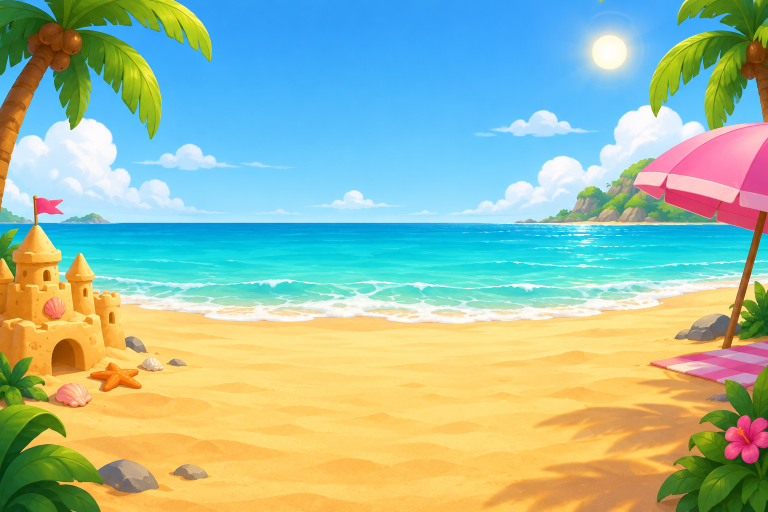
#> input picture assets/img/bg-beach.png, 1536 x 1024 px, given in place of pups-sheet.png, which was not available (shown at 1/2 size)
$ python sprites.py
#> lines starting #> are read from the running program, lines starting #| are printed output that depends on the picture; pictures that were not available may be replaced by others from this repository, and a replacement may not be noted
"""Cut the generated sheets into single sprites, and shrink all art for the web.

  python tools/sprites.py

Sheets (transparent PNG) in assets/img are split by finding the separate shapes in the alpha channel,
ordered in reading order (top row first, left to right). Output: WebP files in assets/sprites and assets/bg.
"""
import json
import sys
from pathlib import Path

from PIL import Image

ROOT = Path(__file__).resolve().parent.parent
IMG = ROOT / 'assets' / 'img'
SPR = ROOT / 'assets' / 'sprites'
BG = ROOT / 'assets' / 'bg'

SHEETS = {
    'pups-sheet': ['pup-pilpel', 'pup-dubi', 'pup-anani', 'pup-bloki', 'pup-gali', 'pup-lulu'],
    'pups-cheer': ['cheer-pilpel', 'cheer-dubi', 'cheer-anani', 'cheer-bloki', 'cheer-gali', 'cheer-lulu'],
    'vehicles': ['veh-pilpel', 'veh-dubi', 'veh-anani', 'veh-bloki', 'veh-gali', 'veh-lulu'],
    'items': ['item-bubble', 'item-crate', 'item-shell', 'item-apple', 'item-egg', 'item-balloon', 'item-fish', 'item-star', 'item-badge'],
}
SINGLE = {'captain': 'captain'}
BACKGROUNDS = ['bg-title', 'bg-map', 'bg-bridge', 'bg-harbor', 'bg-beach', 'bg-forest', 'bg-farm', 'bg-hill', 'bg-reef', 'bg-island']


def components(alpha, min_pixels):
    """Bounding boxes of the separate shapes in a mask (4-connected, on a 4x smaller grid for speed)."""
    small = alpha.resize((alpha.width // 4, alpha.height // 4))
    w, h = small.size
    px = small.load()
    seen = bytearray(w * h)
    boxes = []
    for y in range(h):
        for x in range(w):
            if seen[y * w + x] or px[x, y] < 40:
                continue
            stack = [(x, y)]
            seen[y * w + x] = 1
            x0 = x1 = x
            y0 = y1 = y
            n = 0
            while stack:
                cx, cy = stack.pop()
                n += 1
                x0, x1, y0, y1 = min(x0, cx), max(x1, cx), min(y0, cy), max(y1, cy)
                for nx, ny in ((cx + 1, cy), (cx - 1, cy), (cx, cy + 1), (cx, cy - 1)):
                    if 0 <= nx < w and 0 <= ny < h and not seen[ny * w + nx] and px[nx, ny] >= 40:
                        seen[ny * w + nx] = 1
                        stack.append((nx, ny))
            if n * 16 >= min_pixels:
                boxes.append([x0 * 4, y0 * 4, (x1 + 1) * 4, (y1 + 1) * 4, n])
    return boxes


def merge_close(boxes, gap=24):
    """Join shapes that are very close (a separate tail, a string, a shadow) into one box."""
    changed = True
    while changed:
        changed = False
        for i in range(len(boxes)):
            for j in range(i + 1, len(boxes)):
                a, b = boxes[i], boxes[j]
                if a[0] - gap < b[2] and b[0] - gap < a[2] and a[1] - gap < b[3] and b[1] - gap < a[3]:
                    boxes[i] = [min(a[0], b[0]), min(a[1], b[1]), max(a[2], b[2]), max(a[3], b[3]), a[4] + b[4]]
                    boxes.pop(j)
                    changed = True
                    break
            if changed:
                break
    return boxes


def grid_cells(alpha, rows, cols):
    """Cut lines at the emptiest column/row near each expected grid line (the sheets are grids)."""
    w, h = alpha.size
    px = alpha.load()
    col = [sum(px[x, y] for y in range(0, h, 4)) for x in range(w)]
    row = [sum(px[x, y] for x in range(0, w, 4)) for y in range(h)]

    def cuts(sums, n, size):
        out = [0]
        for k in range(1, n):
            c = size * k // n
            r = size // (n * 4)
            out.append(min(range(c - r, c + r), key=lambda i: sum(sums[max(0, i - 3):i + 4])))
        return out + [size]

    xs, ys = cuts(col, cols, w), cuts(row, rows, h)
    return [(xs[c], ys[r], xs[c + 1], ys[r + 1]) for r in range(rows) for c in range(cols)]


def reading_order(boxes, rows):
    boxes = sorted(boxes, key=lambda b: (b[1] + b[3]) / 2)
    per_row = len(boxes) // rows
    ordered = []
    for r in range(rows):
        row = boxes[r * per_row:(r + 1) * per_row]
        ordered += sorted(row, key=lambda b: (b[0] + b[2]) / 2)
    return ordered


def save_sprite(im, name, max_side=720):
    im = im.copy()
    im.thumbnail((max_side, max_side), Image.LANCZOS)
    im.save(SPR / f'{name}.webp', 'WEBP', quality=88, method=6)
    return im.size


def main():
    SPR.mkdir(parents=True, exist_ok=True)
    BG.mkdir(parents=True, exist_ok=True)
    report = {}
    for sheet, names in SHEETS.items():
        im = Image.open(IMG / f'{sheet}.png').convert('RGBA')
        alpha = im.getchannel('A')
#> alpha: PIL image 1536x1024 L; every value is 255
        rows, cols = (3, 3) if len(names) == 9 else (2, 3)
        for name, cell in zip(names, grid_cells(alpha, rows, cols)):
#> in grid_cells, `w, h = alpha.size`: w = 1536; h = 1024
#> in grid_cells, `col = [sum(px[x, y] for y in range(0, h, 4)) for x in range(w)]`: col = 1536 items
#> in grid_cells, `row = [sum(px[x, y] for x in range(0, w, 4)) for y in range(h)]`: row = 1024 items
#> in cuts, `out = [0]`: out = [0]
#> in grid_cells, `xs, ys = cuts(col, cols, w), cuts(row, rows, h)`: xs = [0, 384, 896, 1536]; ys = [0, 384, 1024]
            part = im.crop(cell)
            # keep the largest shape in the cell (drops stray pixels of a neighbor), plus shapes close to it
            boxes = merge_close(components(part.getchannel('A'), min_pixels=400), gap=40)
            x0, y0, x1, y1, _ = max(boxes, key=lambda b: b[4])
            pad = 8
            crop = part.crop((max(0, x0 - pad), max(0, y0 - pad), min(part.width, x1 + pad), min(part.height, y1 + pad)))
            report[name] = save_sprite(crop, name)
#> this loop made 6 passes
#> pass 1, in main, `part = im.crop(cell)`:
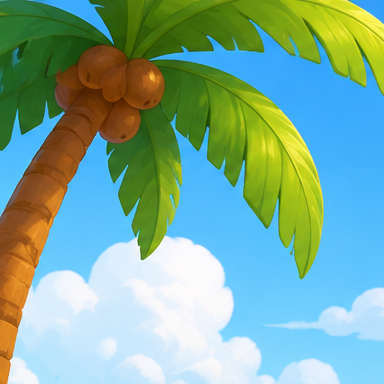
#> part: PIL image 384x384 RGBA; mean R, G, B, A 125.3, 171.8, 153.7, 255
#> pass 2, in main, `part = im.crop(cell)`:
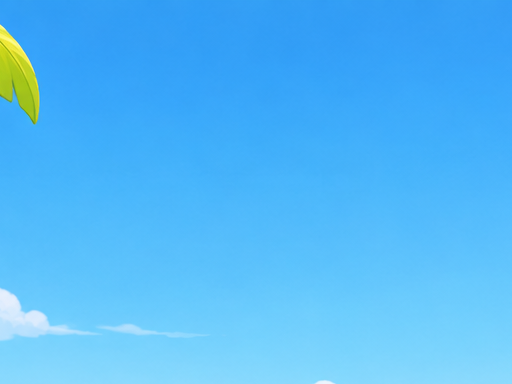
#> part: PIL image 512x384 RGBA; mean R, G, B, A 83.1, 184.6, 248.4, 255
#> after the loop:
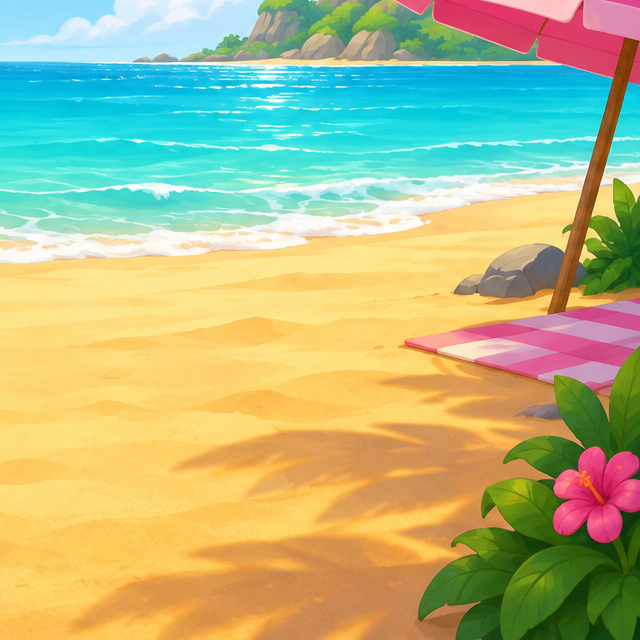
#> crop: PIL image 640x640 RGBA; mean R, G, B, A 179.5, 184, 133.5, 255
#> after the loop, report = {'pup-pilpel': (384, 384), 'pup-dubi': (512, 384), 'pup-anani': (640, 384), 'pup-bloki': (384, 640), 'pup-gali': (512, 640), 'pup-lulu': (640, 640)}
#> pass 2 of the loop in main, `for sheet, names in SHEETS.items():`:
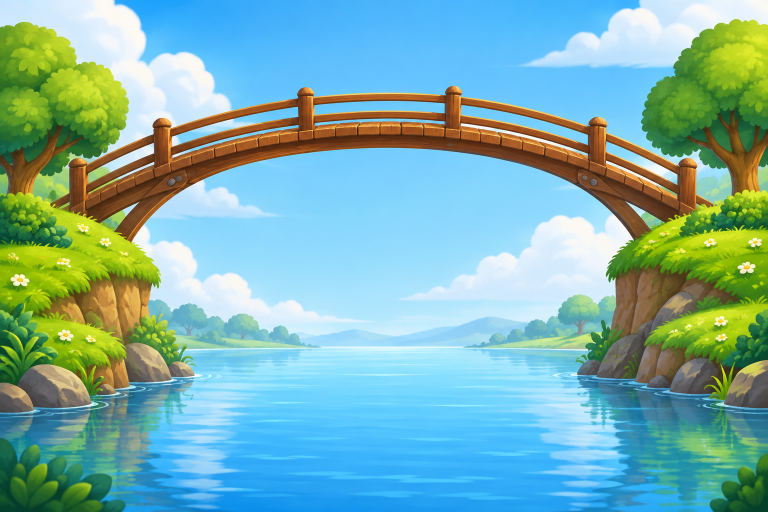
#> input picture assets/img/bg-bridge.png, 1536 x 1024 px, given in place of pups-cheer.png, which was not available (shown at 1/2 size)
#> the loop in main, `for name, cell in zip(names, grid_cells(alpha, rows, cols)):` made 6 passes
#> pass 1, in main, `part = im.crop(cell)`:
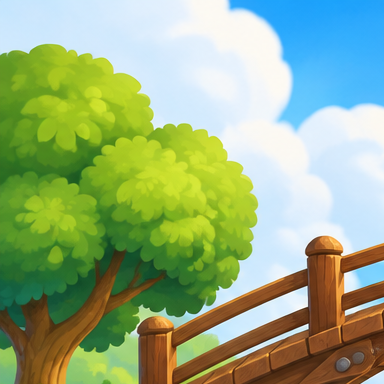
#> part: PIL image 384x384 RGBA; mean R, G, B, A 149.3, 174.5, 129.2, 255
#> after the loop in main, `for name, cell in zip(names, grid_cells(alpha, rows, cols)):`:
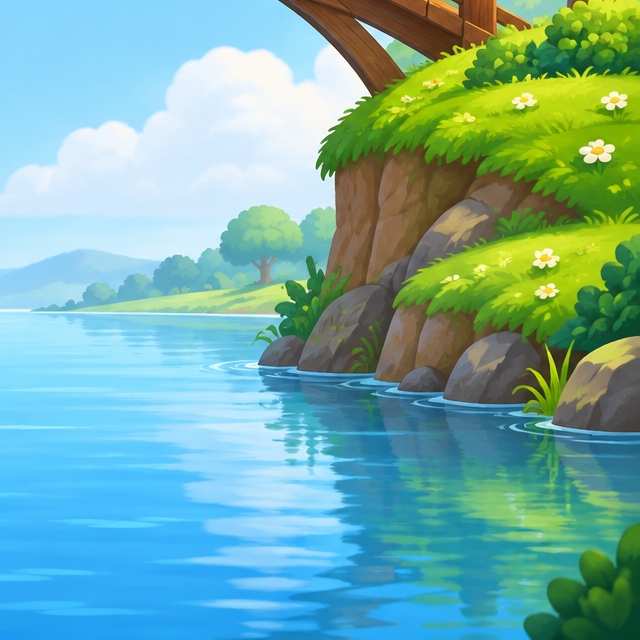
#> crop: PIL image 640x640 RGBA; mean R, G, B, A 116.5, 174.1, 165.7, 255
#> after the loop in main, `for name, cell in zip(names, grid_cells(alpha, rows, cols)):`: report = 12 items
    for src, name in SINGLE.items():
        im = Image.open(IMG / f'{src}.png').convert('RGBA')
        report[name] = save_sprite(im.crop(im.getchannel('A').getbbox()), name, max_side=900)
    for name in BACKGROUNDS:
        im = Image.open(IMG / f'{name}.png').convert('RGB')
        im.save(BG / f'{name}.webp', 'WEBP', quality=82, method=6)
        report[name] = im.size
    (ROOT / 'assets' / 'sprites.json').write_text(json.dumps(report, indent=1), encoding='utf-8')
    for k, v in report.items():
        print(k, v)


if __name__ == '__main__':
    sys.stdout.reconfigure(encoding='utf-8')
#> (the run stopped early here; a loop or call above may not have finished)
